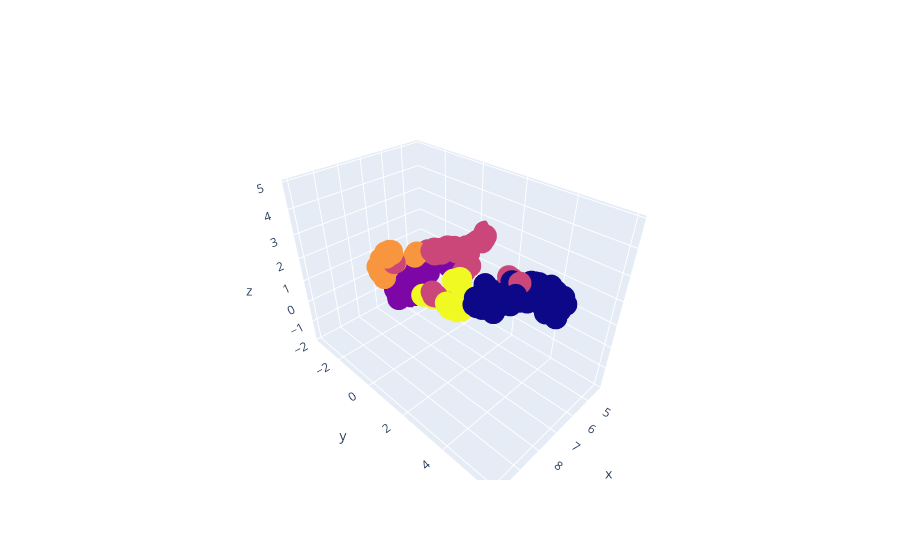

Notebook code cell kept with this figure:
### Code cell
import plotly.graph_objects as go

# Create trace, sizing bubbles by planet diameter
fig = go.Figure(data=go.Scatter3d(
    x = mouse_embedding[:, 0],
    y = mouse_embedding[:, 1],
    z = mouse_embedding[:, 2],
    mode = 'markers',
    marker = dict(
        color = final_clusters
        
        )
))
fig.show()

### Figure 1 — Plotly figure (JSON) as saved in the notebook; plotly's stock layout.template omitted (floating-point values rounded to 4 significant figures; data arrays with more than 128 entries replaced by an {"elided": "..."} marker saying what was removed)
{"data": [{"marker": {"color": {"elided": "218 int values"}}, "mode": "markers", "type": "scatter3d", "x": {"elided": "218 float values"}, "y": {"elided": "218 float values"}, "z": {"elided": "218 float values"}}], "layout": {}}
